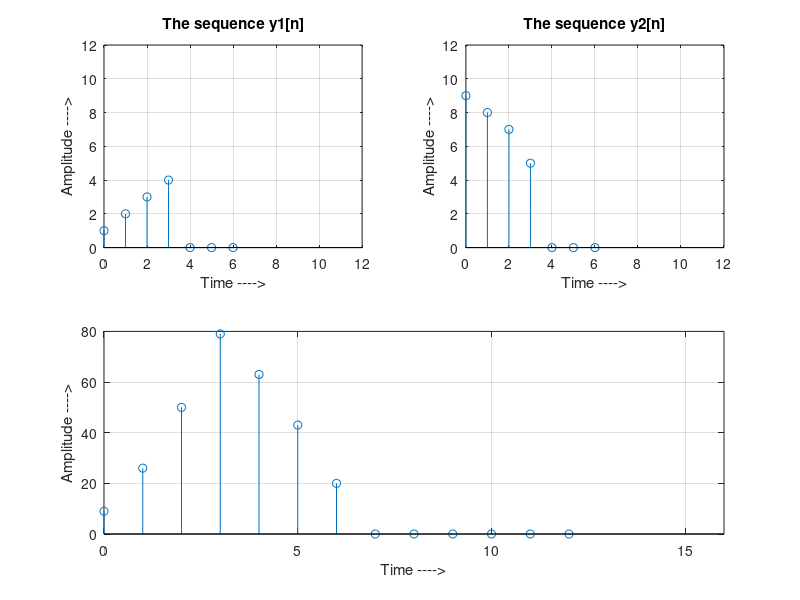

Source code (MATLAB): (Note: this script raises an error after producing the figure.)
n = 0:6;
x = [1 2 3 4 0 0 0];
subplot(2,2,1);
stem(n,x);
grid on;
axis([0 12 0 12]);
xlabel('Time ---->');
ylabel('Amplitude ---->');
title('The sequence y1[n]');
h = [9 8 7 5 0 0 0];
subplot(2,2,2);
stem(n,h);
grid on;
axis([0 12 0 12]);
xlabel('Time ---->');
ylabel('Amplitude ---->');
title('The sequence y2[n]');
y = conv(x,h);
L = length(y);
n = 0:L-1;
subplot(2,2,[3,4]);
stem(n,y);
grid on;
axis([0 16 0 80]);
xlabel('Time ---->');
ylabel('Amplitude ---->');
sgtitle('The convulation of the sequence of y1[n]&y2[n]');




